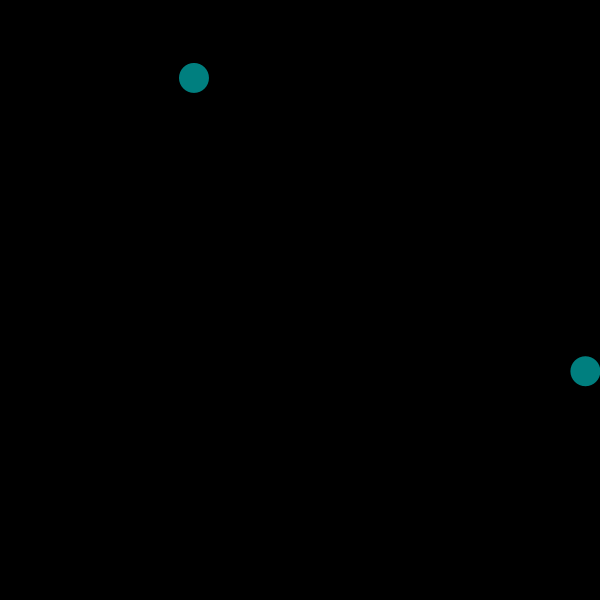
Frame 1 (no input)
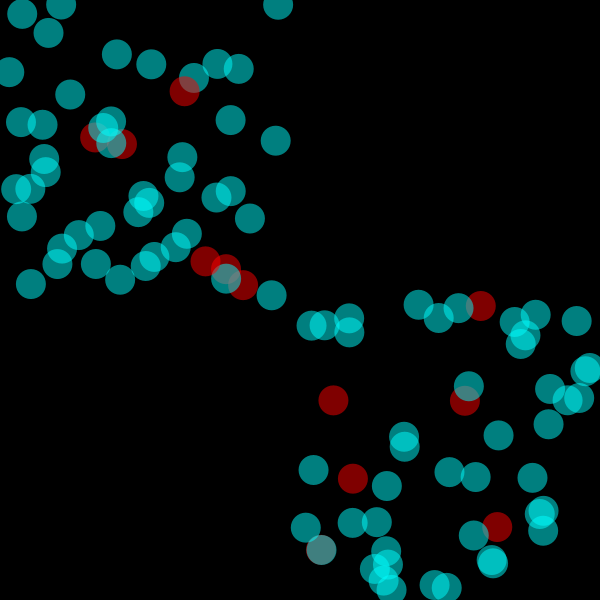
Frame 60 (the mouse pressed at the canvas centre just before this capture)
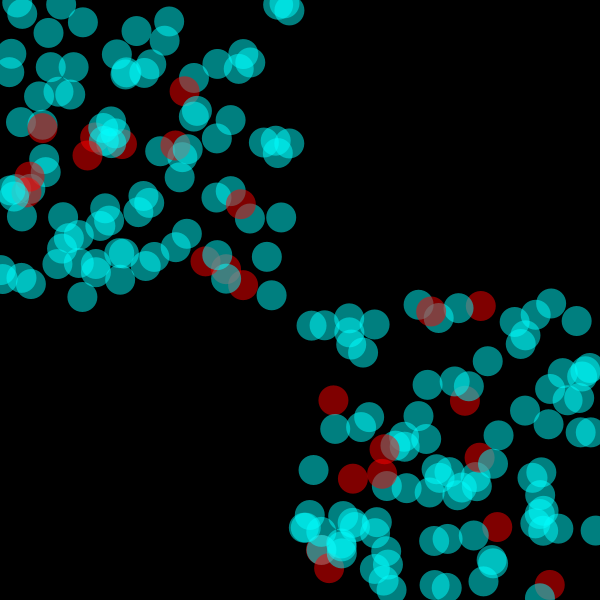
Frame 120 (the mouse held since frame 60 and released just before this capture)

The Processing sketch that drew these frames (run headless with seeded random() and noise(); from frame 60 on, the mouse is pressed at the canvas centre):

// Processing sketch: processing_36744
// ── processing_36744.pde

void setup() {
  size(600, 600);
  colorMode(HSB, 100);
  background(0);
  noStroke();
  frameRate(4);
}

//float color1 = fill(random(0,255),random(0,255),random(0,255));
int count = 50; //number of ellipses limited to 50 in each quadrant
//sets variable for a random color
float randomColor;

void draw() {

  //Sets random placement in quadrant II
  float x1 = random(0, 300);
  float y1 = random(0, 300);
  //Sets random placement in quadrant IV
  float x2 = random(300, 600);
  float y2 = random(300, 600);
  
  //While x1 & y1 are both the same random variable, and x2 & y2 are as well, I didnt use just one float for each random because if I added module in Quadrant I or III the x & y would be different.


  if (count > 0) {
    //Sets up random color
    randomColor = random(100);
    //From example random_prob the low variable of ten allows for more blue than red
    if (randomColor > 10) {
      fill(50, 200, 200, 50);
    }
    else {
      fill(0, 200, 200, 50);
    }
    //Use x1 & y1 to locate random placement within Quadrant II
    ellipse(x1, y1, 30, 30);
    //Use x2 & y2 to locate random placement within Quadrant IV
    ellipse(x2, y2, 30, 30);
  }
  count--;
}


//reset sketch code borrowed & modified from Sean Gillespie
void mousePressed() {                         //when mouse is pressed the sketch redraws
  if (mousePressed == true) {
    count = 50;                              //when mouse is pressed count is reset to draw over sketch
    setup();
  }
}
